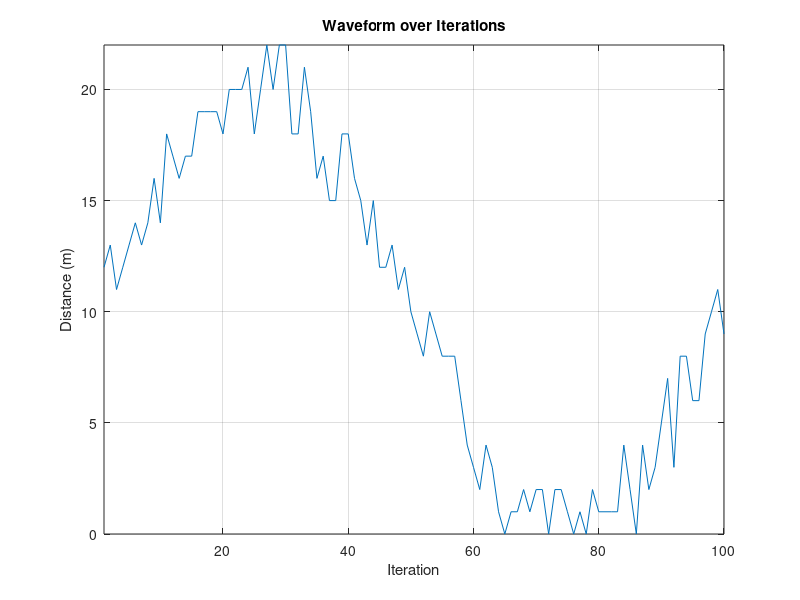

Write MATLAB code to recreate this figure.
% Number of samples in the waveform
num_samples = 200;
% Number of iterations to simulate the moving object
num_iterations = 100;
% Maximum delay
max_delay = 20;
% Arrays to store the results
estimated_delays = zeros(1, num_iterations);
% Generating a reference waveform with random values
ref_waveform = rand(1, num_samples);
% Store num_iterations in a separate array
num_iterations_array = (1:num_iterations);

for iter = 1:num_iterations
    % Generating a sinusoidal delay with added randomness to emulate smoother object movement
    delay = round(max_delay/2 * (sin(2*pi*iter/num_iterations) + 1) + randi([-2, 2], 1, 1));
    delay = abs(delay);  % Ensuring the delay is non-negative
    
    % Creating the received waveform with the calculated delay
    recv_waveform = [zeros(1, delay), ref_waveform(1:end-delay)];
    
    % Cross-correlating the reference and received waveforms
    [correlation, lag] = xcorr(ref_waveform, recv_waveform);
    
    % Finding the lag value at the max correlation value
    [~, idx] = max(correlation);
    estimated_delay = lag(idx);
    
    % Storing the estimated delays
    estimated_delays(iter) = abs(estimated_delay);  % Ensuring the estimated delay is non-negative
end

% Transpose the estimated_delays array and log it into a CSV file vertically
data = [num_iterations_array', estimated_delays'];
csvwrite('waveform_multi.csv', data);

% Plotting the estimated delays
figure;
plot(estimated_delays);
title('Waveform over Iterations');
xlabel('Iteration');
ylabel('Distance (m)');
grid on;
axis tight;
